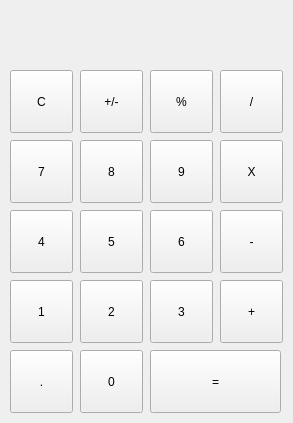
<?xml version="1.0" encoding="UTF-8"?>
<ui version="4.0">
 <class>MainWindow</class>
 <widget class="QMainWindow" name="MainWindow">
  <property name="geometry">
   <rect>
    <x>0</x>
    <y>0</y>
    <width>293</width>
    <height>423</height>
   </rect>
  </property>
  <property name="windowTitle">
   <string>MainWindow</string>
  </property>
  <property name="styleSheet">
   <string notr="true">border-radius: 4px;
background-color: #34393D;
QMainWindow{
background-color:black;
border-radius:4px;
}

QPushButton:pressed {
    background-color: qlineargradient(x1: 0, y1: 0, x2: 0, y2: 1,
                                      stop: 0 #BEBEBE, stop: 1 #D7D7D7);
}</string>
  </property>
  <widget class="QWidget" name="centralwidget">
   <widget class="QLabel" name="label">
    <property name="geometry">
     <rect>
      <x>10</x>
      <y>0</y>
      <width>271</width>
      <height>63</height>
     </rect>
    </property>
    <property name="styleSheet">
     <string notr="true">
QLabel {
  qproperty-alignment: 'AlignVCenter | AlignRight';
color: white;
font-size: 30px;
font-family:Arial;
}</string>
    </property>
    <property name="text">
     <string/>
    </property>
   </widget>
   <widget class="QPushButton" name="clear">
    <property name="geometry">
     <rect>
      <x>10</x>
      <y>70</y>
      <width>63</width>
      <height>63</height>
     </rect>
    </property>
    <property name="styleSheet">
     <string notr="true"> background-color: #38caff;
color: white;
font-size: 25px;
font-family:Arial;
QPushButton{
}
QPushButton:hover {
   background-color:black;
}</string>
    </property>
    <property name="text">
     <string>C</string>
    </property>
   </widget>
   <widget class="QPushButton" name="posneg">
    <property name="geometry">
     <rect>
      <x>80</x>
      <y>70</y>
      <width>63</width>
      <height>63</height>
     </rect>
    </property>
    <property name="styleSheet">
     <string notr="true"> background-color: #38caff;
color: white;
font-size: 25px;
font-family:Arial;
QPushButton{
}
QPushButton:hover {
   background-color:black;
}</string>
    </property>
    <property name="text">
     <string>+/-</string>
    </property>
   </widget>
   <widget class="QPushButton" name="percent">
    <property name="geometry">
     <rect>
      <x>150</x>
      <y>70</y>
      <width>63</width>
      <height>63</height>
     </rect>
    </property>
    <property name="styleSheet">
     <string notr="true"> background-color: #38caff;
color: white;
font-size: 25px;
font-family:Arial;
QPushButton{
}
QPushButton:hover {
   background-color:black;
}</string>
    </property>
    <property name="text">
     <string>%</string>
    </property>
   </widget>
   <widget class="QPushButton" name="divide">
    <property name="geometry">
     <rect>
      <x>220</x>
      <y>70</y>
      <width>63</width>
      <height>63</height>
     </rect>
    </property>
    <property name="styleSheet">
     <string notr="true"> background-color: #C5EAFF;
color: black;
font-size: 25px;
font-family:Arial;
QPushButton{
}
QPushButton:hover {
   background-color:black;
}</string>
    </property>
    <property name="text">
     <string>/</string>
    </property>
   </widget>
   <widget class="QPushButton" name="seven">
    <property name="geometry">
     <rect>
      <x>10</x>
      <y>140</y>
      <width>63</width>
      <height>63</height>
     </rect>
    </property>
    <property name="styleSheet">
     <string notr="true"> background-color: #38caff;
color: white;
font-size: 25px;
font-family:Arial;
QPushButton{
}
QPushButton:hover {
   background-color:black;
}</string>
    </property>
    <property name="text">
     <string>7</string>
    </property>
   </widget>
   <widget class="QPushButton" name="nine">
    <property name="geometry">
     <rect>
      <x>150</x>
      <y>140</y>
      <width>63</width>
      <height>63</height>
     </rect>
    </property>
    <property name="styleSheet">
     <string notr="true"> background-color: #38caff;
color: white;
font-size: 25px;
font-family:Arial;
QPushButton{
}
QPushButton:hover {
   background-color:black;
}</string>
    </property>
    <property name="text">
     <string>9</string>
    </property>
   </widget>
   <widget class="QPushButton" name="multiply">
    <property name="geometry">
     <rect>
      <x>220</x>
      <y>140</y>
      <width>63</width>
      <height>63</height>
     </rect>
    </property>
    <property name="styleSheet">
     <string notr="true"> background-color: #C5EAFF;
color: black;
font-size: 22px;
font-family:Arial;
QPushButton{
}
QPushButton:hover {
   background-color:black;
}</string>
    </property>
    <property name="text">
     <string>X</string>
    </property>
   </widget>
   <widget class="QPushButton" name="eight">
    <property name="geometry">
     <rect>
      <x>80</x>
      <y>140</y>
      <width>63</width>
      <height>63</height>
     </rect>
    </property>
    <property name="styleSheet">
     <string notr="true"> background-color: #38caff;
color: white;
font-size: 25px;
font-family:Arial;
QPushButton{
}
QPushButton:hover {
   background-color:black;
}</string>
    </property>
    <property name="text">
     <string>8</string>
    </property>
   </widget>
   <widget class="QPushButton" name="four">
    <property name="geometry">
     <rect>
      <x>10</x>
      <y>210</y>
      <width>63</width>
      <height>63</height>
     </rect>
    </property>
    <property name="styleSheet">
     <string notr="true"> background-color: #38caff;
color: white;
font-size: 25px;
font-family:Arial;
QPushButton{
}
QPushButton:hover {
   background-color:black;
}</string>
    </property>
    <property name="text">
     <string>4</string>
    </property>
   </widget>
   <widget class="QPushButton" name="six">
    <property name="geometry">
     <rect>
      <x>150</x>
      <y>210</y>
      <width>63</width>
      <height>63</height>
     </rect>
    </property>
    <property name="styleSheet">
     <string notr="true"> background-color: #38caff;
color: white;
font-size: 25px;
font-family:Arial;
QPushButton{
}
QPushButton:hover {
   background-color:black;
}</string>
    </property>
    <property name="text">
     <string>6</string>
    </property>
   </widget>
   <widget class="QPushButton" name="minus">
    <property name="geometry">
     <rect>
      <x>220</x>
      <y>210</y>
      <width>63</width>
      <height>63</height>
     </rect>
    </property>
    <property name="styleSheet">
     <string notr="true"> background-color: #C5EAFF;
color: black;
font-size: 30px;
font-family:Arial;
QPushButton{
}
QPushButton:hover {
   background-color:black;
}</string>
    </property>
    <property name="text">
     <string>-</string>
    </property>
   </widget>
   <widget class="QPushButton" name="five">
    <property name="geometry">
     <rect>
      <x>80</x>
      <y>210</y>
      <width>63</width>
      <height>63</height>
     </rect>
    </property>
    <property name="styleSheet">
     <string notr="true"> background-color: #38caff;
color: white;
font-size: 25px;
font-family:Arial;
QPushButton{
}
QPushButton:hover {
   background-color:black;
}</string>
    </property>
    <property name="text">
     <string>5</string>
    </property>
   </widget>
   <widget class="QPushButton" name="one">
    <property name="geometry">
     <rect>
      <x>10</x>
      <y>280</y>
      <width>63</width>
      <height>63</height>
     </rect>
    </property>
    <property name="styleSheet">
     <string notr="true"> background-color: #38caff;
color: white;
font-size: 25px;
font-family:Arial;
QPushButton{
}
QPushButton:hover {
   background-color:black;
}</string>
    </property>
    <property name="text">
     <string>1</string>
    </property>
   </widget>
   <widget class="QPushButton" name="plus">
    <property name="geometry">
     <rect>
      <x>220</x>
      <y>280</y>
      <width>63</width>
      <height>63</height>
     </rect>
    </property>
    <property name="styleSheet">
     <string notr="true"> background-color: #C5EAFF;
color: black;
font-size: 25px;
font-family:Arial;
QPushButton{
}
QPushButton:hover {
   background-color:black;
}</string>
    </property>
    <property name="text">
     <string>+</string>
    </property>
   </widget>
   <widget class="QPushButton" name="three">
    <property name="geometry">
     <rect>
      <x>150</x>
      <y>280</y>
      <width>63</width>
      <height>63</height>
     </rect>
    </property>
    <property name="styleSheet">
     <string notr="true"> background-color: #38caff;
color: white;
font-size: 25px;
font-family:Arial;
QPushButton{
}
QPushButton:hover {
   background-color:black;
}</string>
    </property>
    <property name="text">
     <string>3</string>
    </property>
   </widget>
   <widget class="QPushButton" name="two">
    <property name="geometry">
     <rect>
      <x>80</x>
      <y>280</y>
      <width>63</width>
      <height>63</height>
     </rect>
    </property>
    <property name="styleSheet">
     <string notr="true"> background-color: #38caff;
color: white;
font-size: 25px;
font-family:Arial;
QPushButton{
}
QPushButton:hover {
   background-color:black;
}</string>
    </property>
    <property name="text">
     <string>2</string>
    </property>
   </widget>
   <widget class="QPushButton" name="zero">
    <property name="geometry">
     <rect>
      <x>80</x>
      <y>350</y>
      <width>63</width>
      <height>63</height>
     </rect>
    </property>
    <property name="styleSheet">
     <string notr="true"> background-color: #38caff;
color: white;
font-size: 25px;
font-family:Arial;
QPushButton{
}
QPushButton:hover {
   background-color:black;
}</string>
    </property>
    <property name="text">
     <string>0</string>
    </property>
   </widget>
   <widget class="QPushButton" name="decimal">
    <property name="geometry">
     <rect>
      <x>10</x>
      <y>350</y>
      <width>63</width>
      <height>63</height>
     </rect>
    </property>
    <property name="styleSheet">
     <string notr="true"> background-color: #38caff;
color: white;
font-size: 25px;
font-family:Arial;
QPushButton{
}
QPushButton:hover {
   background-color:black;
}</string>
    </property>
    <property name="text">
     <string>.</string>
    </property>
   </widget>
   <widget class="QPushButton" name="equals">
    <property name="geometry">
     <rect>
      <x>150</x>
      <y>350</y>
      <width>131</width>
      <height>63</height>
     </rect>
    </property>
    <property name="styleSheet">
     <string notr="true"> background-color: #6AB5F2;
color: white;
font-size: 25px;
font-family:Arial;
QPushButton{
}
QPushButton:hover {
   background-color:black;
}</string>
    </property>
    <property name="text">
     <string>=</string>
    </property>
   </widget>
  </widget>
 </widget>
 <resources/>
 <connections/>
</ui>
